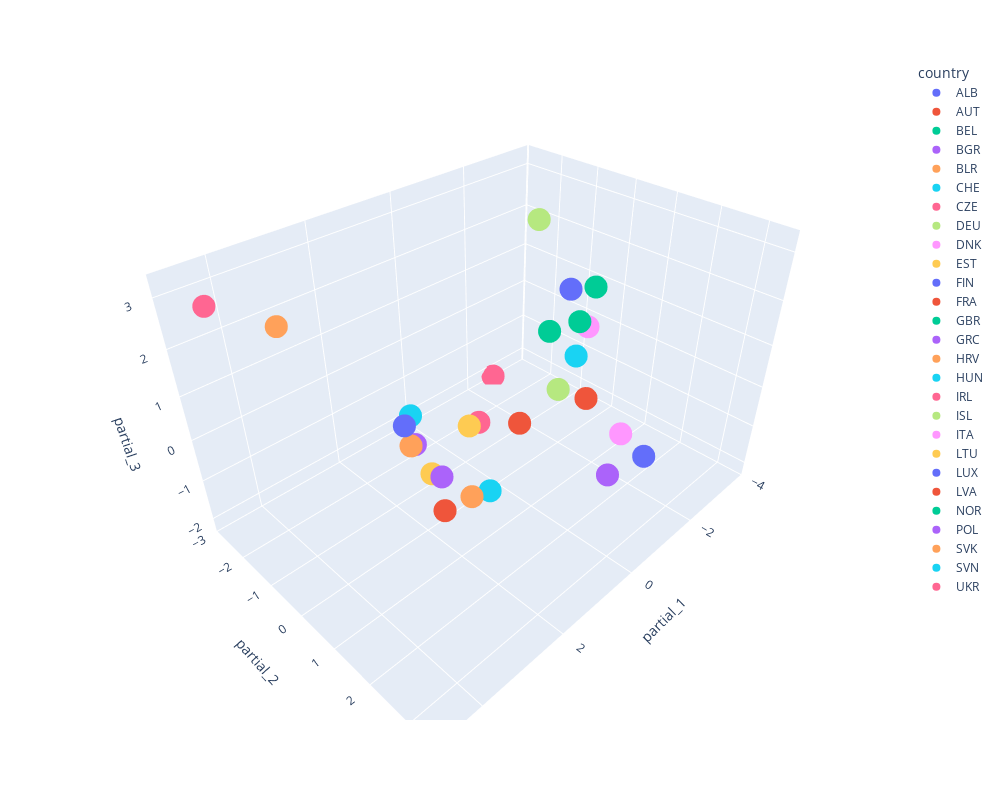

The notebook cell this image was saved under:
### Markdown cell above
## Z powyższego wykresu widzimy ze wyodrębnia się 4 lub 5 klastrów.

## Poniżej prezentuje projekcje 3 czynników w przestrzeni trójwymiarowej

### Code cell
import plotly.express as px

pca = PCA(n_components=3)
transformed = pca.fit_transform(df_scaled)
transformed = pd.DataFrame(transformed)
transformed.index = df.index
transformed = transformed.reset_index()


transformed.columns=['country', 'partial_1', 'partial_2', 'partial_3']

fig = px.scatter_3d(transformed, x='partial_1', y='partial_2', z='partial_3',
              color='country')
fig.update_layout(width=1000, height=800)              
fig.show()

### Figure 1 — Plotly figure (JSON) as saved in the notebook; plotly's stock layout.template omitted (floating-point values rounded to 4 significant figures)
{"data": [{"hovertemplate": "country=ALB<br>partial_1=%{x}<br>partial_2=%{y}<br>partial_3=%{z}<extra></extra>", "legendgroup": "ALB", "marker": {"color": "#636efa", "symbol": "circle"}, "mode": "markers", "name": "ALB", "scene": "scene", "showlegend": true, "type": "scatter3d", "x": [1.984], "y": [-0.5493], "z": [0.02601]}, {"hovertemplate": "country=AUT<br>partial_1=%{x}<br>partial_2=%{y}<br>partial_3=%{z}<extra></extra>", "legendgroup": "AUT", "marker": {"color": "#EF553B", "symbol": "circle"}, "mode": "markers", "name": "AUT", "scene": "scene", "showlegend": true, "type": "scatter3d", "x": [-0.5575], "y": [0.08971], "z": [-0.9488]}, {"hovertemplate": "country=BEL<br>partial_1=%{x}<br>partial_2=%{y}<br>partial_3=%{z}<extra></extra>", "legendgroup": "BEL", "marker": {"color": "#00cc96", "symbol": "circle"}, "mode": "markers", "name": "BEL", "scene": "scene", "showlegend": true, "type": "scatter3d", "x": [-1.661], "y": [0.6272], "z": [1.289]}, {"hovertemplate": "country=BGR<br>partial_1=%{x}<br>partial_2=%{y}<br>partial_3=%{z}<extra></extra>", "legendgroup": "BGR", "marker": {"color": "#ab63fa", "symbol": "circle"}, "mode": "markers", "name": "BGR", "scene": "scene", "showlegend": true, "type": "scatter3d", "x": [1.992], "y": [0.4877], "z": [-0.6066]}, {"hovertemplate": "country=BLR<br>partial_1=%{x}<br>partial_2=%{y}<br>partial_3=%{z}<extra></extra>", "legendgroup": "BLR", "marker": {"color": "#FFA15A", "symbol": "circle"}, "mode": "markers", "name": "BLR", "scene": "scene", "showlegend": true, "type": "scatter3d", "x": [3.401], "y": [-2.152], "z": [2.133]}, {"hovertemplate": "country=CHE<br>partial_1=%{x}<br>partial_2=%{y}<br>partial_3=%{z}<extra></extra>", "legendgroup": "CHE", "marker": {"color": "#19d3f3", "symbol": "circle"}, "mode": "markers", "name": "CHE", "scene": "scene", "showlegend": true, "type": "scatter3d", "x": [-2.483], "y": [-0.03789], "z": [-0.2]}, {"hovertemplate": "country=CZE<br>partial_1=%{x}<br>partial_2=%{y}<br>partial_3=%{z}<extra></extra>", "legendgroup": "CZE", "marker": {"color": "#FF6692", "symbol": "circle"}, "mode": "markers", "name": "CZE", "scene": "scene", "showlegend": true, "type": "scatter3d", "x": [-0.1937], "y": [-0.7713], "z": [-1.194]}, {"hovertemplate": "country=DEU<br>partial_1=%{x}<br>partial_2=%{y}<br>partial_3=%{z}<extra></extra>", "legendgroup": "DEU", "marker": {"color": "#B6E880", "symbol": "circle"}, "mode": "markers", "name": "DEU", "scene": "scene", "showlegend": true, "type": "scatter3d", "x": [-1.075], "y": [0.6552], "z": [-0.05182]}, {"hovertemplate": "country=DNK<br>partial_1=%{x}<br>partial_2=%{y}<br>partial_3=%{z}<extra></extra>", "legendgroup": "DNK", "marker": {"color": "#FF97FF", "symbol": "circle"}, "mode": "markers", "name": "DNK", "scene": "scene", "showlegend": true, "type": "scatter3d", "x": [-2.1], "y": [0.5083], "z": [0.9375]}, {"hovertemplate": "country=EST<br>partial_1=%{x}<br>partial_2=%{y}<br>partial_3=%{z}<extra></extra>", "legendgroup": "EST", "marker": {"color": "#FECB52", "symbol": "circle"}, "mode": "markers", "name": "EST", "scene": "scene", "showlegend": true, "type": "scatter3d", "x": [0.713], "y": [-0.1054], "z": [-0.4309]}, {"hovertemplate": "country=FIN<br>partial_1=%{x}<br>partial_2=%{y}<br>partial_3=%{z}<extra></extra>", "legendgroup": "FIN", "marker": {"color": "#636efa", "symbol": "circle"}, "mode": "markers", "name": "FIN", "scene": "scene", "showlegend": true, "type": "scatter3d", "x": [-0.6816], "y": [3.087], "z": [-0.1498]}, {"hovertemplate": "country=FRA<br>partial_1=%{x}<br>partial_2=%{y}<br>partial_3=%{z}<extra></extra>", "legendgroup": "FRA", "marker": {"color": "#EF553B", "symbol": "circle"}, "mode": "markers", "name": "FRA", "scene": "scene", "showlegend": true, "type": "scatter3d", "x": [-1.299], "y": [1.207], "z": [-0.1128]}, {"hovertemplate": "country=GBR<br>partial_1=%{x}<br>partial_2=%{y}<br>partial_3=%{z}<extra></extra>", "legendgroup": "GBR", "marker": {"color": "#00cc96", "symbol": "circle"}, "mode": "markers", "name": "GBR", "scene": "scene", "showlegend": true, "type": "scatter3d", "x": [-1.467], "y": [0.02101], "z": [0.8891]}, {"hovertemplate": "country=GRC<br>partial_1=%{x}<br>partial_2=%{y}<br>partial_3=%{z}<extra></extra>", "legendgroup": "GRC", "marker": {"color": "#ab63fa", "symbol": "circle"}, "mode": "markers", "name": "GRC", "scene": "scene", "showlegend": true, "type": "scatter3d", "x": [0.8911], "y": [3.403], "z": [0.5701]}, {"hovertemplate": "country=HRV<br>partial_1=%{x}<br>partial_2=%{y}<br>partial_3=%{z}<extra></extra>", "legendgroup": "HRV", "marker": {"color": "#FFA15A", "symbol": "circle"}, "mode": "markers", "name": "HRV", "scene": "scene", "showlegend": true, "type": "scatter3d", "x": [1.943], "y": [1.247], "z": [-0.6394]}, {"hovertemplate": "country=HUN<br>partial_1=%{x}<br>partial_2=%{y}<br>partial_3=%{z}<extra></extra>", "legendgroup": "HUN", "marker": {"color": "#19d3f3", "symbol": "circle"}, "mode": "markers", "name": "HUN", "scene": "scene", "showlegend": true, "type": "scatter3d", "x": [1.266], "y": [-1.266], "z": [-0.5018]}, {"hovertemplate": "country=IRL<br>partial_1=%{x}<br>partial_2=%{y}<br>partial_3=%{z}<extra></extra>", "legendgroup": "IRL", "marker": {"color": "#FF6692", "symbol": "circle"}, "mode": "markers", "name": "IRL", "scene": "scene", "showlegend": true, "type": "scatter3d", "x": [-2.696], "y": [-2.824], "z": [-2.178]}, {"hovertemplate": "country=ISL<br>partial_1=%{x}<br>partial_2=%{y}<br>partial_3=%{z}<extra></extra>", "legendgroup": "ISL", "marker": {"color": "#B6E880", "symbol": "circle"}, "mode": "markers", "name": "ISL", "scene": "scene", "showlegend": true, "type": "scatter3d", "x": [-3.683], "y": [-2.321], "z": [1.943]}, {"hovertemplate": "country=ITA<br>partial_1=%{x}<br>partial_2=%{y}<br>partial_3=%{z}<extra></extra>", "legendgroup": "ITA", "marker": {"color": "#FF97FF", "symbol": "circle"}, "mode": "markers", "name": "ITA", "scene": "scene", "showlegend": true, "type": "scatter3d", "x": [0.2642], "y": [3.153], "z": [0.9436]}, {"hovertemplate": "country=LTU<br>partial_1=%{x}<br>partial_2=%{y}<br>partial_3=%{z}<extra></extra>", "legendgroup": "LTU", "marker": {"color": "#FECB52", "symbol": "circle"}, "mode": "markers", "name": "LTU", "scene": "scene", "showlegend": true, "type": "scatter3d", "x": [1.613], "y": [-0.2591], "z": [-1.228]}, {"hovertemplate": "country=LUX<br>partial_1=%{x}<br>partial_2=%{y}<br>partial_3=%{z}<extra></extra>", "legendgroup": "LUX", "marker": {"color": "#636efa", "symbol": "circle"}, "mode": "markers", "name": "LUX", "scene": "scene", "showlegend": true, "type": "scatter3d", "x": [-3.749], "y": [-1.31], "z": [0.4978]}, {"hovertemplate": "country=LVA<br>partial_1=%{x}<br>partial_2=%{y}<br>partial_3=%{z}<extra></extra>", "legendgroup": "LVA", "marker": {"color": "#EF553B", "symbol": "circle"}, "mode": "markers", "name": "LVA", "scene": "scene", "showlegend": true, "type": "scatter3d", "x": [1.916], "y": [0.444], "z": [-1.554]}, {"hovertemplate": "country=NOR<br>partial_1=%{x}<br>partial_2=%{y}<br>partial_3=%{z}<extra></extra>", "legendgroup": "NOR", "marker": {"color": "#00cc96", "symbol": "circle"}, "mode": "markers", "name": "NOR", "scene": "scene", "showlegend": true, "type": "scatter3d", "x": [-2.195], "y": [0.555], "z": [1.834]}, {"hovertemplate": "country=POL<br>partial_1=%{x}<br>partial_2=%{y}<br>partial_3=%{z}<extra></extra>", "legendgroup": "POL", "marker": {"color": "#ab63fa", "symbol": "circle"}, "mode": "markers", "name": "POL", "scene": "scene", "showlegend": true, "type": "scatter3d", "x": [1.092], "y": [-1.393], "z": [-1.43]}, {"hovertemplate": "country=SVK<br>partial_1=%{x}<br>partial_2=%{y}<br>partial_3=%{z}<extra></extra>", "legendgroup": "SVK", "marker": {"color": "#FFA15A", "symbol": "circle"}, "mode": "markers", "name": "SVK", "scene": "scene", "showlegend": true, "type": "scatter3d", "x": [1.444], "y": [-1.09], "z": [-1.09]}, {"hovertemplate": "country=SVN<br>partial_1=%{x}<br>partial_2=%{y}<br>partial_3=%{z}<extra></extra>", "legendgroup": "SVN", "marker": {"color": "#19d3f3", "symbol": "circle"}, "mode": "markers", "name": "SVN", "scene": "scene", "showlegend": true, "type": "scatter3d", "x": [0.5466], "y": [0.3137], "z": [-2.004]}, {"hovertemplate": "country=UKR<br>partial_1=%{x}<br>partial_2=%{y}<br>partial_3=%{z}<extra></extra>", "legendgroup": "UKR", "marker": {"color": "#FF6692", "symbol": "circle"}, "mode": "markers", "name": "UKR", "scene": "scene", "showlegend": true, "type": "scatter3d", "x": [4.776], "y": [-1.72], "z": [3.256]}], "layout": {"height": 800, "legend": {"title": {"text": "country"}, "tracegroupgap": 0}, "margin": {"t": 60}, "scene": {"domain": {"x": [0, 1], "y": [0, 1]}, "xaxis": {"title": {"text": "partial_1"}}, "yaxis": {"title": {"text": "partial_2"}}, "zaxis": {"title": {"text": "partial_3"}}}, "width": 1000}}
